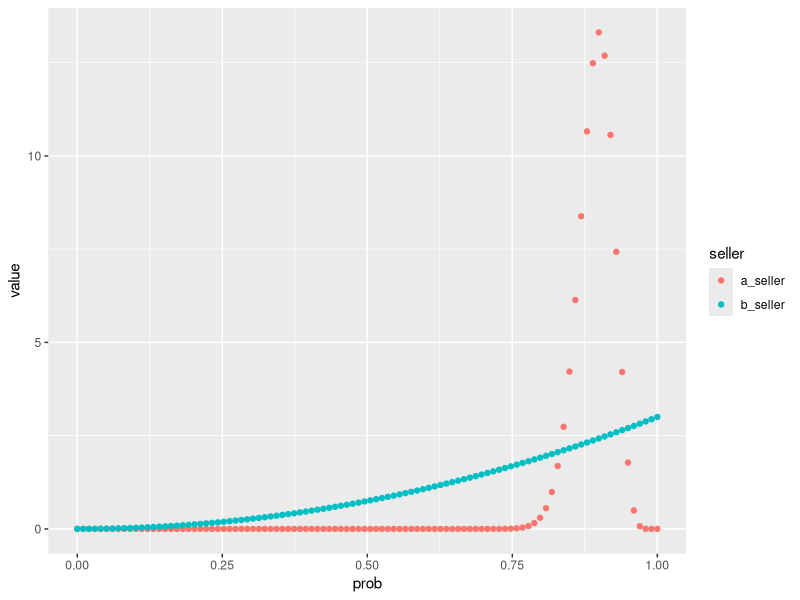
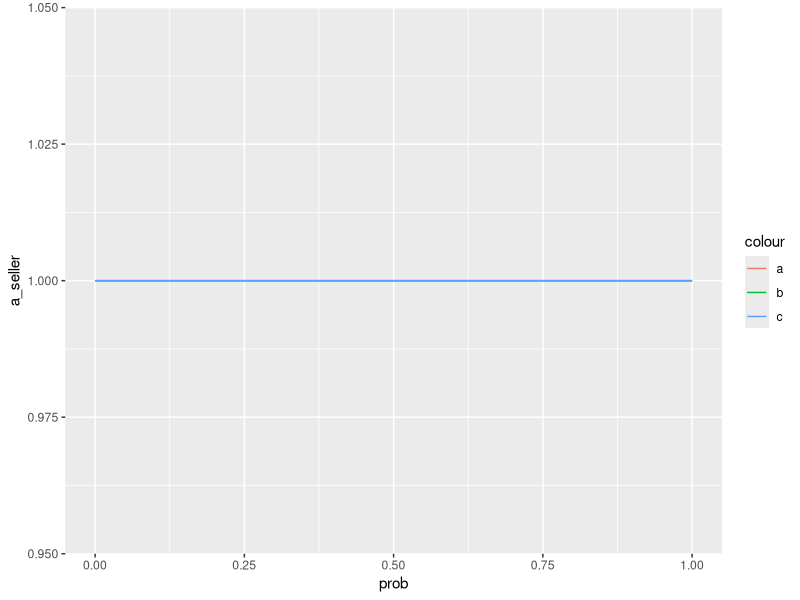
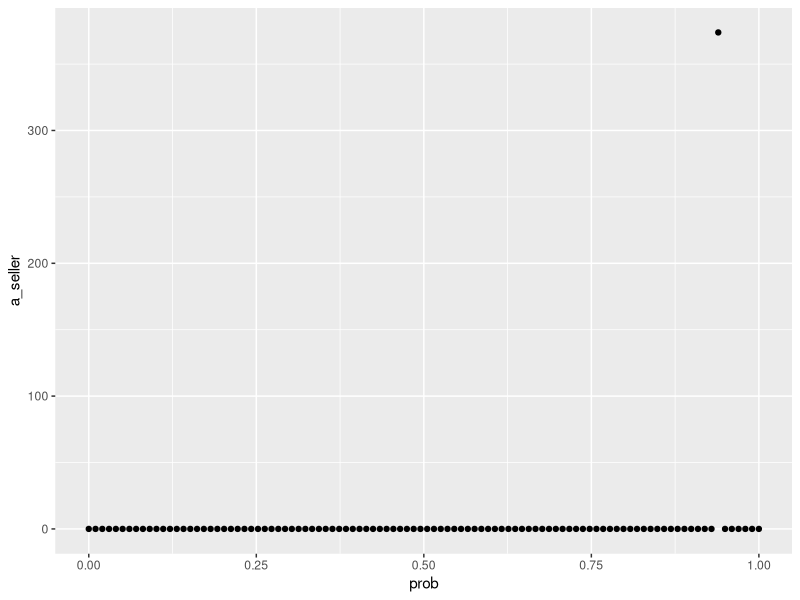
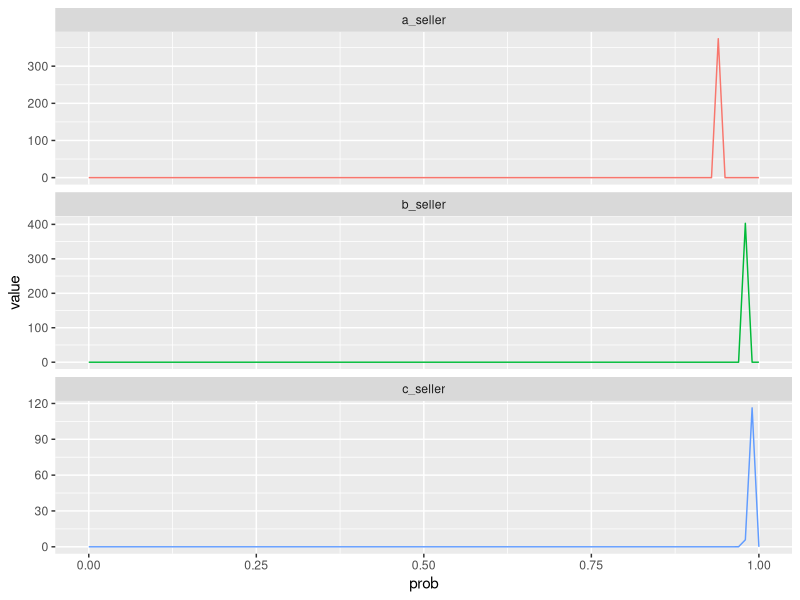
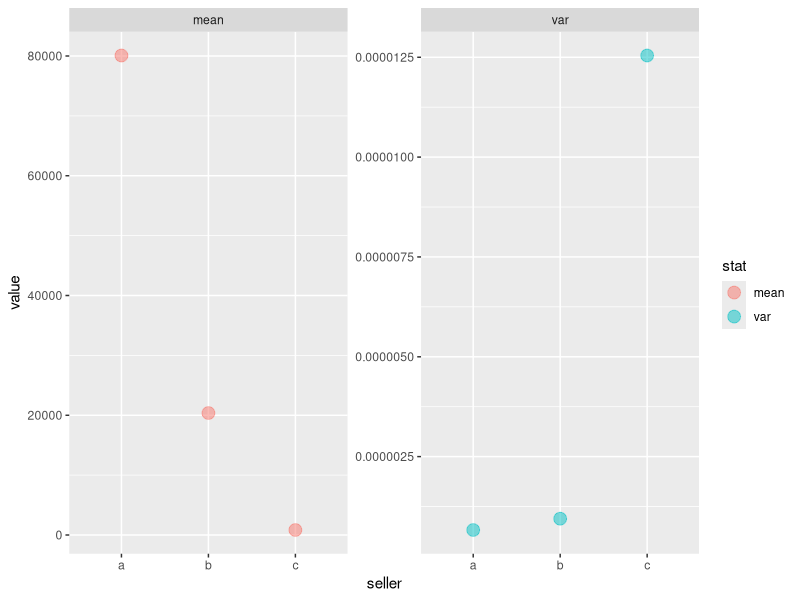

Write the R code that produced these figures, in order.
## ---- chunk 1
knitr::opts_chunk$set(echo = TRUE)

library(tidyverse)

## ---- chunk 2
tibble(prob = seq(0, 1, length = 100)) %>%
  mutate (a_seller = dbeta(prob, 91,11),
          b_seller = dbeta(prob, 3,1)) %>%
  pivot_longer(cols=a_seller:b_seller, names_to = "seller") %>%
  ggplot(aes(prob, value, color= seller)) +
  geom_point()
  
## ---- chunk 3

a_pos <- round(85193 * 0.94)
a_neg <- 85193 - a_pos


b_pos <- round(20785 * 0.98)
b_neg <- 20785 - b_pos

c_pos <- round(840 * 0.99)
c_neg <- 840 - c_pos
## ---- chunk 4

seller_beta <- tibble(prob = seq(0, 1, length = 100)) %>% 
  mutate (a_seller = dbeta(prob, 1,1),
          b_seller = dbeta(prob, 1,1),
          c_seller = dbeta(prob, 1,1))

seller_beta %>%
  ggplot(aes(x=prob)) +
  geom_line(aes(y=a_seller, color="a")) +
  geom_line(aes(y=b_seller, color="b")) +
  geom_line(aes(y=c_seller, color="c")) 


## ---- chunk 5


seller_beta %>% 
  mutate (a_seller = dbeta(prob, a_pos+1,a_neg+1),
          b_seller = dbeta(prob, b_pos+1,b_neg+1),
          c_seller = dbeta(prob, c_pos+1,c_neg+1)) %>%
  ggplot(aes(prob, a_seller)) +
  geom_point()
  



seller_beta %>% 
  mutate (a_seller = dbeta(prob, a_pos+1,a_neg+1),
          b_seller = dbeta(prob, b_pos+1,b_neg+1),
          c_seller = dbeta(prob, c_pos+1,c_neg+1)) %>% 
  pivot_longer(cols=a_seller:c_seller, names_to = "seller") %>%
  ggplot(aes(x=prob, value, color=seller)) +
  geom_line() +
  facet_wrap(seller~., nrow=3, scales="free_y") +
  theme(legend.position = "none")



## ---- chunk 6

df <- tibble(
  a_mean = a_pos+1 /(a_pos+1 + a_neg+1 ),
  a_var = (a_pos+1)*(a_neg+1 )/(((a_pos+1)+(a_neg+1))^2*((a_pos+1 + a_neg+1 )+1)),
  b_mean = b_pos+1 /(b_pos+1 + b_neg+1 ),
  b_var = (b_pos+1)*(b_neg+1 )/(((b_pos+1)+(b_neg+1))^2*((b_pos+1 + b_neg+1 )+1)),
  c_mean = c_pos+1 /(c_pos+1 + c_neg+1 ),
  c_var = (c_pos+1)*(c_neg+1 )/(((c_pos+1)+(c_neg+1))^2*((c_pos+1 + c_neg+1 )+1)))


df %>%
  select(ends_with("mean")) %>%
  pivot_longer(cols=a_mean:c_mean, names_to = "stat") %>%
  arrange(desc(value))
  
options(scipen = 99)
  
df %>%
  select(ends_with("var")) %>%
  pivot_longer(cols=a_var:c_var, names_to = "stat") %>%
  arrange(desc(value)) 

  
## ---- chunk 7
by_seller <- df %>%
  pivot_longer(cols=everything(), 
               names_to = c("seller", "stat"), 
               names_pattern="(.*)_(.*)", 
               values_to="value") 

by_seller %>%
  ggplot(aes (seller, value, color=stat)) +
  geom_point(size = 4, alpha=0.5)  +facet_wrap(stat~., scale="free_y")
